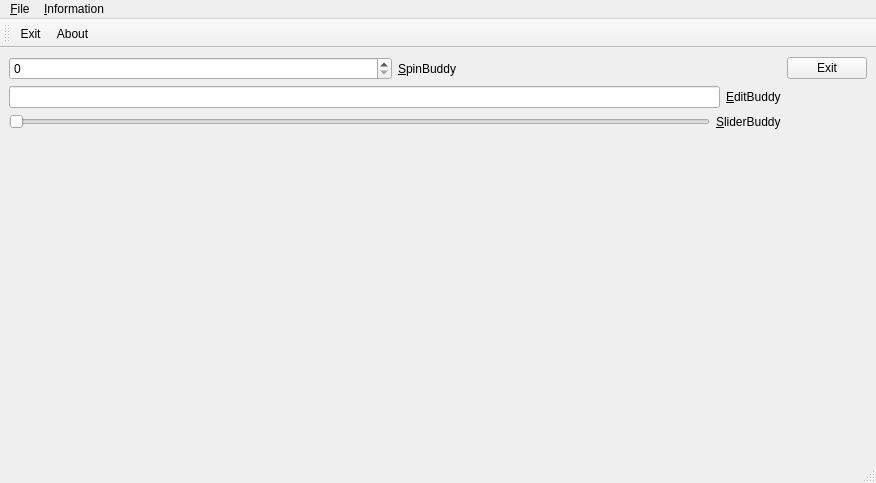
<?xml version="1.0" encoding="UTF-8"?>
<ui version="4.0">
 <class>MainWindow</class>
 <widget class="QMainWindow" name="MainWindow">
  <property name="geometry">
   <rect>
    <x>0</x>
    <y>0</y>
    <width>876</width>
    <height>483</height>
   </rect>
  </property>
  <property name="windowTitle">
   <string>Disigner</string>
  </property>
  <property name="windowIcon">
   <iconset resource="resourses.qrc">
    <normaloff>:/Icons/Images_lab4/icons8-qt-framework-50.png</normaloff>:/Icons/Images_lab4/icons8-qt-framework-50.png</iconset>
  </property>
  <widget class="QWidget" name="centralwidget">
   <layout class="QGridLayout" name="gridLayout">
    <item row="3" column="0">
     <layout class="QHBoxLayout" name="horizontalLayout_3">
      <property name="sizeConstraint">
       <enum>QLayout::SetMinimumSize</enum>
      </property>
      <item>
       <widget class="QSlider" name="horizontalSlider_third_hlayout">
        <property name="maximum">
         <number>99</number>
        </property>
        <property name="orientation">
         <enum>Qt::Horizontal</enum>
        </property>
       </widget>
      </item>
      <item>
       <widget class="QLabel" name="label_third_hlayout">
        <property name="text">
         <string>&amp;SliderBuddy</string>
        </property>
        <property name="buddy">
         <cstring>horizontalSlider_third_hlayout</cstring>
        </property>
       </widget>
      </item>
     </layout>
    </item>
    <item row="0" column="0">
     <layout class="QHBoxLayout" name="horizontalLayout">
      <item>
       <widget class="QSpinBox" name="spinBox_first_hlayout">
        <property name="maximum">
         <number>99</number>
        </property>
       </widget>
      </item>
      <item>
       <widget class="QLabel" name="label_first_hlayout">
        <property name="enabled">
         <bool>true</bool>
        </property>
        <property name="text">
         <string>&amp;SpinBuddy</string>
        </property>
        <property name="buddy">
         <cstring>spinBox_first_hlayout</cstring>
        </property>
       </widget>
      </item>
     </layout>
    </item>
    <item row="2" column="0">
     <layout class="QHBoxLayout" name="horizontalLayout_2">
      <property name="sizeConstraint">
       <enum>QLayout::SetDefaultConstraint</enum>
      </property>
      <item>
       <widget class="QLineEdit" name="lineedit_second_hlayout">
        <property name="maxLength">
         <number>2</number>
        </property>
       </widget>
      </item>
      <item>
       <widget class="QLabel" name="laber_second_hlayout">
        <property name="sizePolicy">
         <sizepolicy hsizetype="Preferred" vsizetype="Preferred">
          <horstretch>0</horstretch>
          <verstretch>0</verstretch>
         </sizepolicy>
        </property>
        <property name="text">
         <string>&amp;EditBuddy</string>
        </property>
        <property name="buddy">
         <cstring>lineedit_second_hlayout</cstring>
        </property>
       </widget>
      </item>
     </layout>
    </item>
    <item row="0" column="1">
     <widget class="QPushButton" name="pushButton">
      <property name="text">
       <string>Exit</string>
      </property>
      <property name="icon">
       <iconset resource="resourses.qrc">
        <normaloff>:/ico_buttons/Images_lab4/icons8-крест-64.png</normaloff>:/ico_buttons/Images_lab4/icons8-крест-64.png</iconset>
      </property>
     </widget>
    </item>
    <item row="4" column="0">
     <widget class="MyPicture" name="my_picture" native="true">
      <property name="sizePolicy">
       <sizepolicy hsizetype="Minimum" vsizetype="Minimum">
        <horstretch>0</horstretch>
        <verstretch>1</verstretch>
       </sizepolicy>
      </property>
      <property name="statusTip">
       <string>Ничего не делаю...</string>
      </property>
     </widget>
    </item>
   </layout>
  </widget>
  <widget class="QMenuBar" name="menubar">
   <property name="geometry">
    <rect>
     <x>0</x>
     <y>0</y>
     <width>876</width>
     <height>26</height>
    </rect>
   </property>
   <widget class="QMenu" name="menu_File">
    <property name="title">
     <string>&amp;File</string>
    </property>
    <addaction name="action_Exit"/>
   </widget>
   <widget class="QMenu" name="menu_Information">
    <property name="title">
     <string>&amp;Information</string>
    </property>
    <addaction name="action_About"/>
   </widget>
   <addaction name="menu_File"/>
   <addaction name="menu_Information"/>
  </widget>
  <widget class="QStatusBar" name="statusbar"/>
  <widget class="QToolBar" name="toolBar">
   <property name="windowTitle">
    <string>toolBar</string>
   </property>
   <attribute name="toolBarArea">
    <enum>TopToolBarArea</enum>
   </attribute>
   <attribute name="toolBarBreak">
    <bool>false</bool>
   </attribute>
   <addaction name="action_Exit"/>
   <addaction name="action_About"/>
  </widget>
  <action name="action_Exit">
   <property name="icon">
    <iconset resource="resourses.qrc">
     <normaloff>:/ico_buttons/Images_lab4/icons8-крест-64.png</normaloff>:/ico_buttons/Images_lab4/icons8-крест-64.png</iconset>
   </property>
   <property name="text">
    <string>&amp;Exit</string>
   </property>
   <property name="shortcut">
    <string>Esc</string>
   </property>
  </action>
  <action name="action_About">
   <property name="icon">
    <iconset resource="resourses.qrc">
     <normaloff>:/Icons/Images_lab4/icon2.ico</normaloff>:/Icons/Images_lab4/icon2.ico</iconset>
   </property>
   <property name="text">
    <string>&amp;About</string>
   </property>
  </action>
 </widget>
 <customwidgets>
  <customwidget>
   <class>MyPicture</class>
   <extends>QWidget</extends>
   <header>mypicture.h</header>
   <container>1</container>
   <slots>
    <signal>changeRazmer(QString)</signal>
    <slot>setScale(int)</slot>
   </slots>
  </customwidget>
 </customwidgets>
 <resources>
  <include location="resourses.qrc"/>
 </resources>
 <connections>
  <connection>
   <sender>spinBox_first_hlayout</sender>
   <signal>valueChanged(int)</signal>
   <receiver>horizontalSlider_third_hlayout</receiver>
   <slot>setValue(int)</slot>
   <hints>
    <hint type="sourcelabel">
     <x>51</x>
     <y>46</y>
    </hint>
    <hint type="destinationlabel">
     <x>73</x>
     <y>179</y>
    </hint>
   </hints>
  </connection>
  <connection>
   <sender>horizontalSlider_third_hlayout</sender>
   <signal>valueChanged(int)</signal>
   <receiver>spinBox_first_hlayout</receiver>
   <slot>setValue(int)</slot>
   <hints>
    <hint type="sourcelabel">
     <x>96</x>
     <y>179</y>
    </hint>
    <hint type="destinationlabel">
     <x>74</x>
     <y>54</y>
    </hint>
   </hints>
  </connection>
  <connection>
   <sender>spinBox_first_hlayout</sender>
   <signal>valueChanged(QString)</signal>
   <receiver>lineedit_second_hlayout</receiver>
   <slot>setText(QString)</slot>
   <hints>
    <hint type="sourcelabel">
     <x>35</x>
     <y>44</y>
    </hint>
    <hint type="destinationlabel">
     <x>48</x>
     <y>91</y>
    </hint>
   </hints>
  </connection>
  <connection>
   <sender>lineedit_second_hlayout</sender>
   <signal>textChanged(QString)</signal>
   <receiver>MainWindow</receiver>
   <slot>mySlot(QString)</slot>
   <hints>
    <hint type="sourcelabel">
     <x>107</x>
     <y>91</y>
    </hint>
    <hint type="destinationlabel">
     <x>230</x>
     <y>89</y>
    </hint>
   </hints>
  </connection>
  <connection>
   <sender>MainWindow</sender>
   <signal>mySignal(int)</signal>
   <receiver>spinBox_first_hlayout</receiver>
   <slot>setValue(int)</slot>
   <hints>
    <hint type="sourcelabel">
     <x>137</x>
     <y>78</y>
    </hint>
    <hint type="destinationlabel">
     <x>47</x>
     <y>48</y>
    </hint>
   </hints>
  </connection>
  <connection>
   <sender>pushButton</sender>
   <signal>clicked()</signal>
   <receiver>MainWindow</receiver>
   <slot>close()</slot>
   <hints>
    <hint type="sourcelabel">
     <x>543</x>
     <y>62</y>
    </hint>
    <hint type="destinationlabel">
     <x>315</x>
     <y>150</y>
    </hint>
   </hints>
  </connection>
  <connection>
   <sender>spinBox_first_hlayout</sender>
   <signal>valueChanged(int)</signal>
   <receiver>my_picture</receiver>
   <slot>setScale(int)</slot>
   <hints>
    <hint type="sourcelabel">
     <x>80</x>
     <y>48</y>
    </hint>
    <hint type="destinationlabel">
     <x>162</x>
     <y>269</y>
    </hint>
   </hints>
  </connection>
  <connection>
   <sender>action_Exit</sender>
   <signal>triggered()</signal>
   <receiver>MainWindow</receiver>
   <slot>close()</slot>
   <hints>
    <hint type="sourcelabel">
     <x>-1</x>
     <y>-1</y>
    </hint>
    <hint type="destinationlabel">
     <x>202</x>
     <y>86</y>
    </hint>
   </hints>
  </connection>
  <connection>
   <sender>my_picture</sender>
   <signal>changeRazmer(QString)</signal>
   <receiver>statusbar</receiver>
   <slot>showMessage(QString)</slot>
   <hints>
    <hint type="sourcelabel">
     <x>352</x>
     <y>244</y>
    </hint>
    <hint type="destinationlabel">
     <x>357</x>
     <y>292</y>
    </hint>
   </hints>
  </connection>
  <connection>
   <sender>pushButton</sender>
   <signal>clicked()</signal>
   <receiver>action_Exit</receiver>
   <slot>trigger()</slot>
   <hints>
    <hint type="sourcelabel">
     <x>497</x>
     <y>80</y>
    </hint>
    <hint type="destinationlabel">
     <x>-1</x>
     <y>-1</y>
    </hint>
   </hints>
  </connection>
 </connections>
 <slots>
  <signal>mySignal(int)</signal>
  <slot>mySlot(QString)</slot>
 </slots>
</ui>
